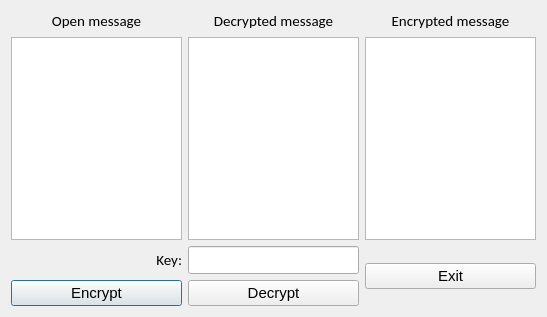
<?xml version="1.0" encoding="UTF-8"?>
<ui version="4.0">
 <class>Vernam</class>
 <widget class="QDialog" name="Vernam">
  <property name="geometry">
   <rect>
    <x>0</x>
    <y>0</y>
    <width>547</width>
    <height>317</height>
   </rect>
  </property>
  <property name="windowTitle">
   <string>Dialog</string>
  </property>
  <layout class="QGridLayout" name="gridLayout">
   <item row="1" column="2">
    <widget class="QPlainTextEdit" name="EncryptedplainTextEdit">
     <property name="font">
      <font>
       <pointsize>11</pointsize>
      </font>
     </property>
    </widget>
   </item>
   <item row="1" column="1">
    <widget class="QTextBrowser" name="DecryptedtextBrowser">
     <property name="font">
      <font>
       <pointsize>11</pointsize>
      </font>
     </property>
    </widget>
   </item>
   <item row="1" column="0">
    <widget class="QPlainTextEdit" name="MessageplainTextEdit">
     <property name="font">
      <font>
       <pointsize>11</pointsize>
      </font>
     </property>
    </widget>
   </item>
   <item row="0" column="1">
    <widget class="QLabel" name="label_2">
     <property name="font">
      <font>
       <family>Calibri</family>
       <pointsize>11</pointsize>
      </font>
     </property>
     <property name="text">
      <string>Decrypted message</string>
     </property>
     <property name="alignment">
      <set>Qt::AlignCenter</set>
     </property>
    </widget>
   </item>
   <item row="0" column="0">
    <widget class="QLabel" name="label">
     <property name="font">
      <font>
       <family>Calibri</family>
       <pointsize>11</pointsize>
      </font>
     </property>
     <property name="text">
      <string>Open message</string>
     </property>
     <property name="alignment">
      <set>Qt::AlignCenter</set>
     </property>
    </widget>
   </item>
   <item row="0" column="2">
    <widget class="QLabel" name="label_3">
     <property name="font">
      <font>
       <family>Calibri</family>
       <pointsize>11</pointsize>
      </font>
     </property>
     <property name="text">
      <string>Encrypted message</string>
     </property>
     <property name="alignment">
      <set>Qt::AlignCenter</set>
     </property>
    </widget>
   </item>
   <item row="2" column="0">
    <widget class="QLabel" name="label_4">
     <property name="font">
      <font>
       <family>Calibri</family>
       <pointsize>11</pointsize>
      </font>
     </property>
     <property name="text">
      <string>Key:</string>
     </property>
     <property name="alignment">
      <set>Qt::AlignRight|Qt::AlignTrailing|Qt::AlignVCenter</set>
     </property>
    </widget>
   </item>
   <item row="2" column="1">
    <widget class="QLineEdit" name="KeylineEdit">
     <property name="font">
      <font>
       <family>Calibri</family>
       <pointsize>11</pointsize>
      </font>
     </property>
    </widget>
   </item>
   <item row="3" column="0">
    <widget class="QPushButton" name="EncryptpushButton">
     <property name="font">
      <font>
       <pointsize>11</pointsize>
      </font>
     </property>
     <property name="text">
      <string>Encrypt</string>
     </property>
    </widget>
   </item>
   <item row="3" column="1">
    <widget class="QPushButton" name="DecryptpushButton">
     <property name="font">
      <font>
       <pointsize>11</pointsize>
      </font>
     </property>
     <property name="text">
      <string>Decrypt</string>
     </property>
    </widget>
   </item>
   <item row="2" column="2" rowspan="2">
    <widget class="QPushButton" name="ExitpushButton">
     <property name="font">
      <font>
       <pointsize>11</pointsize>
      </font>
     </property>
     <property name="text">
      <string>Exit</string>
     </property>
    </widget>
   </item>
  </layout>
 </widget>
 <resources/>
 <connections/>
</ui>
